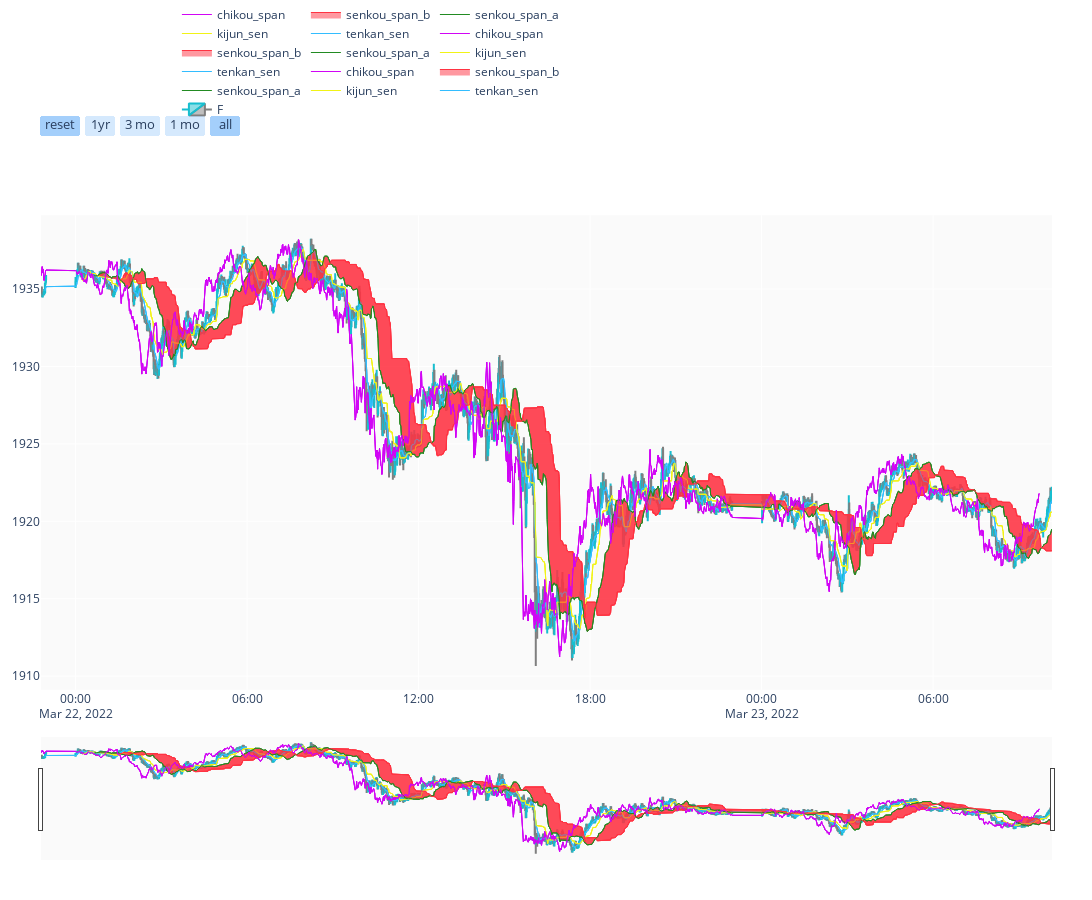

This figure's notebook cell:
### Code cell
# Create empty dictionary for later use to hold settings and layout options
layout=dict()
# create our main chart "Figure" object which consists of data to plot and layout settings
fig = dict( data=data1, layout=layout )
# Assign various seeting and choices - background colour, range selector etc
fig['layout']['plot_bgcolor'] = 'rgb(250, 250, 250)'
fig['layout']['xaxis'] = dict( rangeselector = dict( visible = True ) )
fig['layout']['yaxis'] = dict( domain = [0, 0.2], showticklabels = False )
fig['layout']['yaxis2'] = dict( domain = [0.2, 0.8] )
fig['layout']['legend'] = dict( orientation = 'h', y=0.9, x=0.3, yanchor='bottom' )
fig['layout']['margin'] = dict( t=40, b=40, r=40, l=40 )
fig['layout']['height'] = 900
fig['layout']['width'] = 1300

# Populate the "rangeselector" object with necessary settings
rangeselector=dict(
    visible = True,
    x = 0, y = 0.9,
    bgcolor = 'rgba(150, 200, 250, 0.4)',
    font = dict( size = 13 ),
    buttons=list([
        dict(count=1,
             label='reset',
             step='all'),
        dict(count=1,
             label='1yr',
             step='year',
             stepmode='backward'),
        dict(count=3,
            label='3 mo',
            step='month',
            stepmode='backward'),
        dict(count=1,
            label='1 mo',
            step='month',
            stepmode='backward'),
        dict(step='all')
    ]))
    
fig['layout']['xaxis']['rangeselector'] = rangeselector
# Append the Ichimoku elements to the plot
fig['data'].append( dict( x=df['tenkan_sen'].index, y=df['tenkan_sen'], type='scatter', mode='lines', 
                         line = dict( width = 1 ),
                         marker = dict( color = '#33BDFF' ),
                         yaxis = 'y2', name='tenkan_sen' ) )
fig['data'].append( dict( x=df['kijun_sen'].index, y=df['kijun_sen'], type='scatter', mode='lines', 
                         line = dict( width = 1 ),
                         marker = dict( color = '#F1F316' ),
                         yaxis = 'y2', name='kijun_sen' ) )
fig['data'].append( dict( x=df['senkou_span_a'].index, y=df['senkou_span_a'], type='scatter', mode='lines', 
                         line = dict( width = 1 ), 
                         marker = dict( color = '#228B22' ),
                         yaxis = 'y2', name='senkou_span_a' ) )
fig['data'].append( dict( x=df['senkou_span_b'].index, y=df['senkou_span_b'], type='scatter', mode='lines', 
                         line = dict( width = 1 ),fill='tonexty',
                         marker = dict( color = '#FF3342' ),
                         yaxis = 'y2', name='senkou_span_b' ) )
fig['data'].append( dict( x=mask_chikou['chikou'].index, y=mask_chikou['chikou'], type='scatter', mode='lines', 
                         line = dict( width = 1 ),
                         marker = dict( color = '#D105F5' ),
                         yaxis = 'y2', name='chikou_span' ) )

# Set colour list for candlesticks
colors = []
for i in range(len(df.close)):
    if i != 0:
        if df.close[i] > df.close[i-1]:
            colors.append(INCREASING_COLOR)
        else:
            colors.append(DECREASING_COLOR)
    else:
        colors.append(DECREASING_COLOR)
        
iplot( fig, filename = 'candlestick-ichimoku' )

### Figure 1 — Plotly figure (JSON) as saved in the notebook; plotly's stock layout.template omitted (floating-point values rounded to 4 significant figures; data arrays with more than 128 entries replaced by an {"elided": "..."} marker saying what was removed)
{"data": [{"close": {"elided": "2000 float values"}, "decreasing": {"line": {"color": "#7F7F7F"}}, "high": {"elided": "2000 float values"}, "increasing": {"line": {"color": "#17BECF"}}, "low": {"elided": "2000 float values"}, "name": "F", "open": {"elided": "2000 float values"}, "type": "candlestick", "x": {"elided": "2000 str values"}, "yaxis": "y2"}, {"line": {"width": 1}, "marker": {"color": "#33BDFF"}, "mode": "lines", "name": "tenkan_sen", "type": "scatter", "x": {"elided": "2000 str values"}, "y": {"elided": "2000 float values"}, "yaxis": "y2"}, {"line": {"width": 1}, "marker": {"color": "#F1F316"}, "mode": "lines", "name": "kijun_sen", "type": "scatter", "x": {"elided": "2000 str values"}, "y": {"elided": "2000 float values"}, "yaxis": "y2"}, {"line": {"width": 1}, "marker": {"color": "#228B22"}, "mode": "lines", "name": "senkou_span_a", "type": "scatter", "x": {"elided": "2000 str values"}, "y": {"elided": "2000 float values"}, "yaxis": "y2"}, {"fill": "tonexty", "line": {"width": 1}, "marker": {"color": "#FF3342"}, "mode": "lines", "name": "senkou_span_b", "type": "scatter", "x": {"elided": "2000 str values"}, "y": {"elided": "2000 float values"}, "yaxis": "y2"}, {"line": {"width": 1}, "marker": {"color": "#D105F5"}, "mode": "lines", "name": "chikou_span", "type": "scatter", "x": {"elided": "1974 str values"}, "y": {"elided": "1974 float values"}, "yaxis": "y2"}, {"line": {"width": 1}, "marker": {"color": "#33BDFF"}, "mode": "lines", "name": "tenkan_sen", "type": "scatter", "x": {"elided": "2000 str values"}, "y": {"elided": "2000 float values"}, "yaxis": "y2"}, {"line": {"width": 1}, "marker": {"color": "#F1F316"}, "mode": "lines", "name": "kijun_sen", "type": "scatter", "x": {"elided": "2000 str values"}, "y": {"elided": "2000 float values"}, "yaxis": "y2"}, {"line": {"width": 1}, "marker": {"color": "#228B22"}, "mode": "lines", "name": "senkou_span_a", "type": "scatter", "x": {"elided": "2000 str values"}, "y": {"elided": "2000 float values"}, "yaxis": "y2"}, {"fill": "tonexty", "line": {"width": 1}, "marker": {"color": "#FF3342"}, "mode": "lines", "name": "senkou_span_b", "type": "scatter", "x": {"elided": "2000 str values"}, "y": {"elided": "2000 float values"}, "yaxis": "y2"}, {"line": {"width": 1}, "marker": {"color": "#D105F5"}, "mode": "lines", "name": "chikou_span", "type": "scatter", "x": {"elided": "1974 str values"}, "y": {"elided": "1974 float values"}, "yaxis": "y2"}, {"line": {"width": 1}, "marker": {"color": "#33BDFF"}, "mode": "lines", "name": "tenkan_sen", "type": "scatter", "x": {"elided": "2000 str values"}, "y": {"elided": "2000 float values"}, "yaxis": "y2"}, {"line": {"width": 1}, "marker": {"color": "#F1F316"}, "mode": "lines", "name": "kijun_sen", "type": "scatter", "x": {"elided": "2000 str values"}, "y": {"elided": "2000 float values"}, "yaxis": "y2"}, {"line": {"width": 1}, "marker": {"color": "#228B22"}, "mode": "lines", "name": "senkou_span_a", "type": "scatter", "x": {"elided": "2000 str values"}, "y": {"elided": "2000 float values"}, "yaxis": "y2"}, {"fill": "tonexty", "line": {"width": 1}, "marker": {"color": "#FF3342"}, "mode": "lines", "name": "senkou_span_b", "type": "scatter", "x": {"elided": "2000 str values"}, "y": {"elided": "2000 float values"}, "yaxis": "y2"}, {"line": {"width": 1}, "marker": {"color": "#D105F5"}, "mode": "lines", "name": "chikou_span", "type": "scatter", "x": {"elided": "1974 str values"}, "y": {"elided": "1974 float values"}, "yaxis": "y2"}], "layout": {"height": 900, "legend": {"orientation": "h", "x": 0.3, "y": 0.9, "yanchor": "bottom"}, "margin": {"b": 40, "l": 40, "r": 40, "t": 40}, "plot_bgcolor": "rgb(250, 250, 250)", "width": 1300, "xaxis": {"rangeselector": {"bgcolor": "rgba(150, 200, 250, 0.4)", "buttons": [{"count": 1, "label": "reset", "step": "all"}, {"count": 1, "label": "1yr", "step": "year", "stepmode": "backward"}, {"count": 3, "label": "3 mo", "step": "month", "stepmode": "backward"}, {"count": 1, "label": "1 mo", "step": "month", "stepmode": "backward"}, {"step": "all"}], "font": {"size": 13}, "visible": true, "x": 0, "y": 0.9}}, "yaxis": {"domain": [0, 0.2], "showticklabels": false}, "yaxis2": {"domain": [0.2, 0.8]}}}
